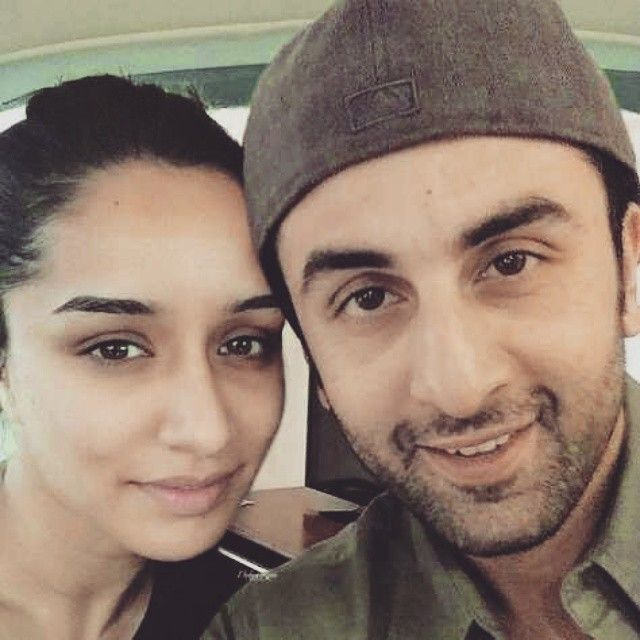
#> input picture selfie.jpg, 640 x 640 px
$ python main.py
#> lines starting #> are read from the running program, lines starting #| are printed output that depends on the picture
import cv2
import numpy as np

cascade = cv2.CascadeClassifier('haarcascade_eye.xml')


img = cv2.imread('selfie.jpg')
#> img is the input picture: shape (640, 640, 3); mean B, G, R 109.8, 123.9, 143.4
img = cv2.resize(img, (500, 500))
#> img: shape (500, 500, 3)
copy = img.copy()
gray = cv2.cvtColor(copy, cv2.COLOR_BGR2GRAY)
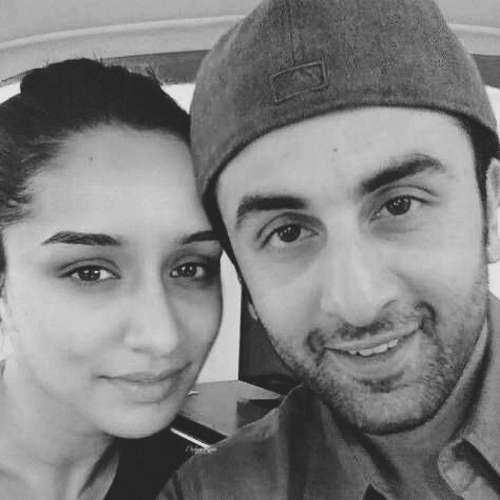
#> gray: shape (500, 500); min 25, max 238, mean 128
eyes = cascade.detectMultiScale(gray, 1.3, 5)
#> eyes = [[255, 203, 63, 63], [160, 242, 58, 58], [58, 242, 63, 63], [354, 165, 80, 80]]

for (ex, ey, ew, eh) in eyes:
    cv2.rectangle(copy, (ex, ey), (ex+ew, ey+eh), (0, 255, 0), 2)
#> this loop made 4 passes
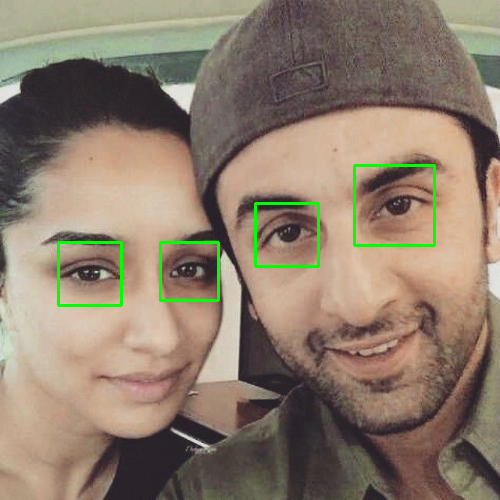
#> copy: shape (500, 500, 3); mean B, G, R 108.3, 125.3, 141.3


stack = np.hstack([img, copy])
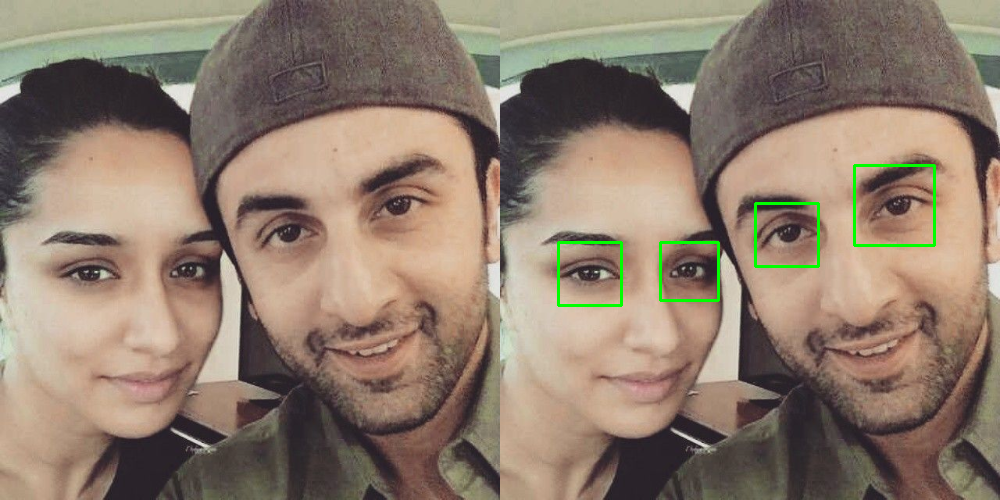
#> stack: shape (500, 1000, 3); mean B, G, R 109, 124.6, 142.3
cv2.imshow('Output', stack)
cv2.waitKey(0)

$ run again, with groupfie.jpg copied over selfie.jpg
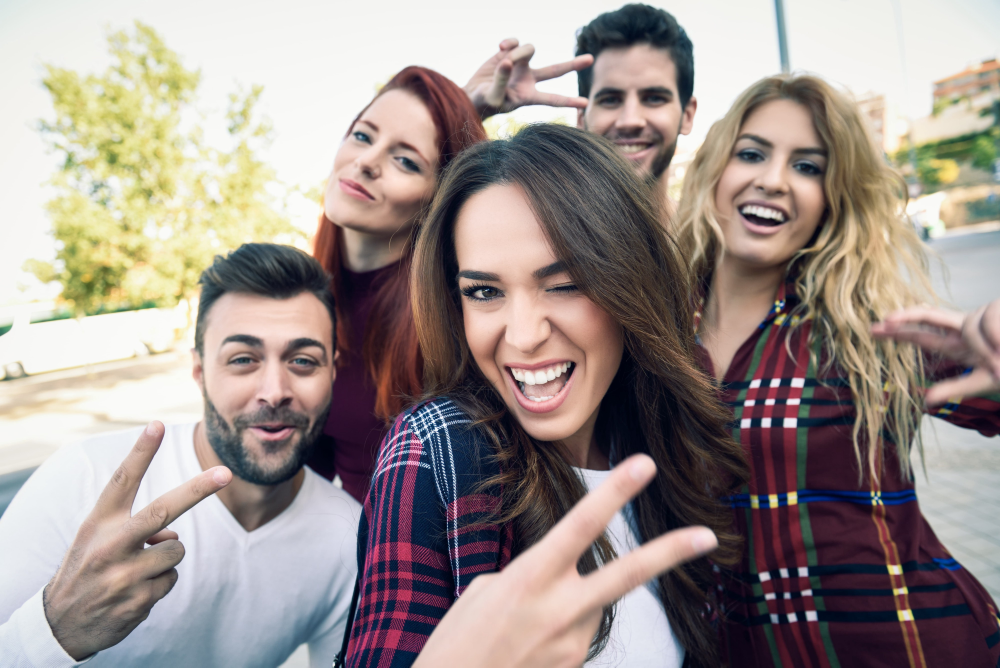
#> input picture groupfie.jpg, 4000 x 2669 px (shown at 1/4 size)
#> img is the input picture: shape (2669, 4000, 3); mean B, G, R 140.6, 144.9, 156.3
#> img: shape (500, 500, 3)
#> eyes = [[295, 62, 23, 23], [315, 61, 24, 24], [365, 106, 21, 21], [229, 206, 28, 28], [108, 258, 27, 27]]
#> the loop `for (ex, ey, ew, eh) in eyes:` made 5 passes
#> after the loop `for (ex, ey, ew, eh) in eyes:`:
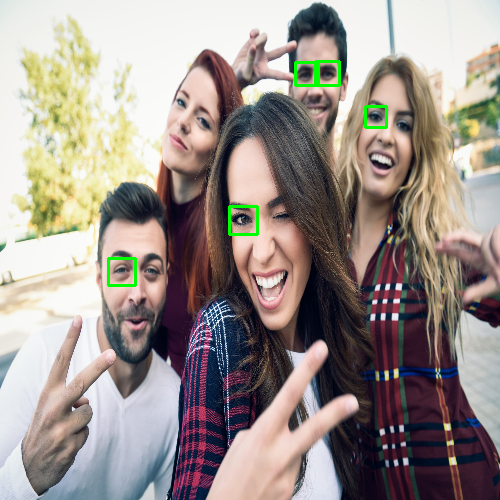
#> copy: shape (500, 500, 3); mean B, G, R 139.6, 145.3, 155.1
#> `stack = np.hstack([img, copy])`:
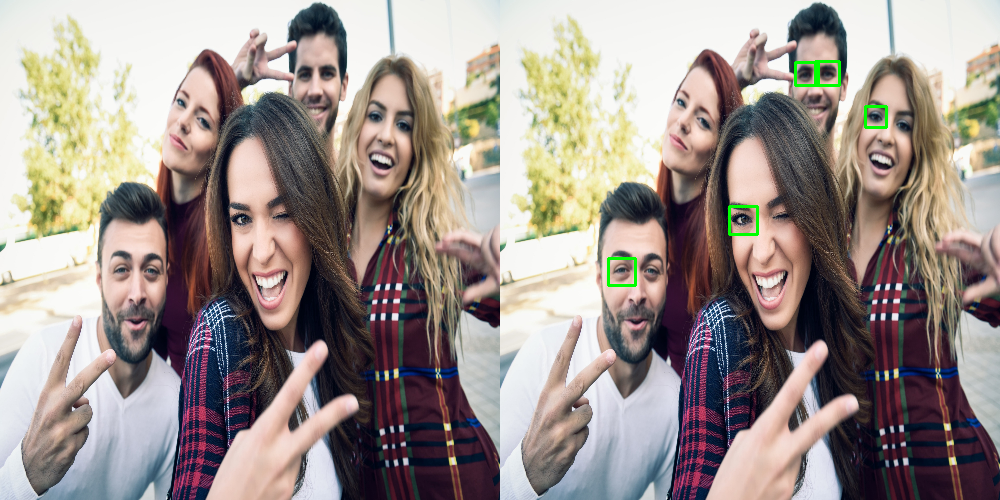
#> stack: shape (500, 1000, 3); mean B, G, R 140.1, 145, 155.7
